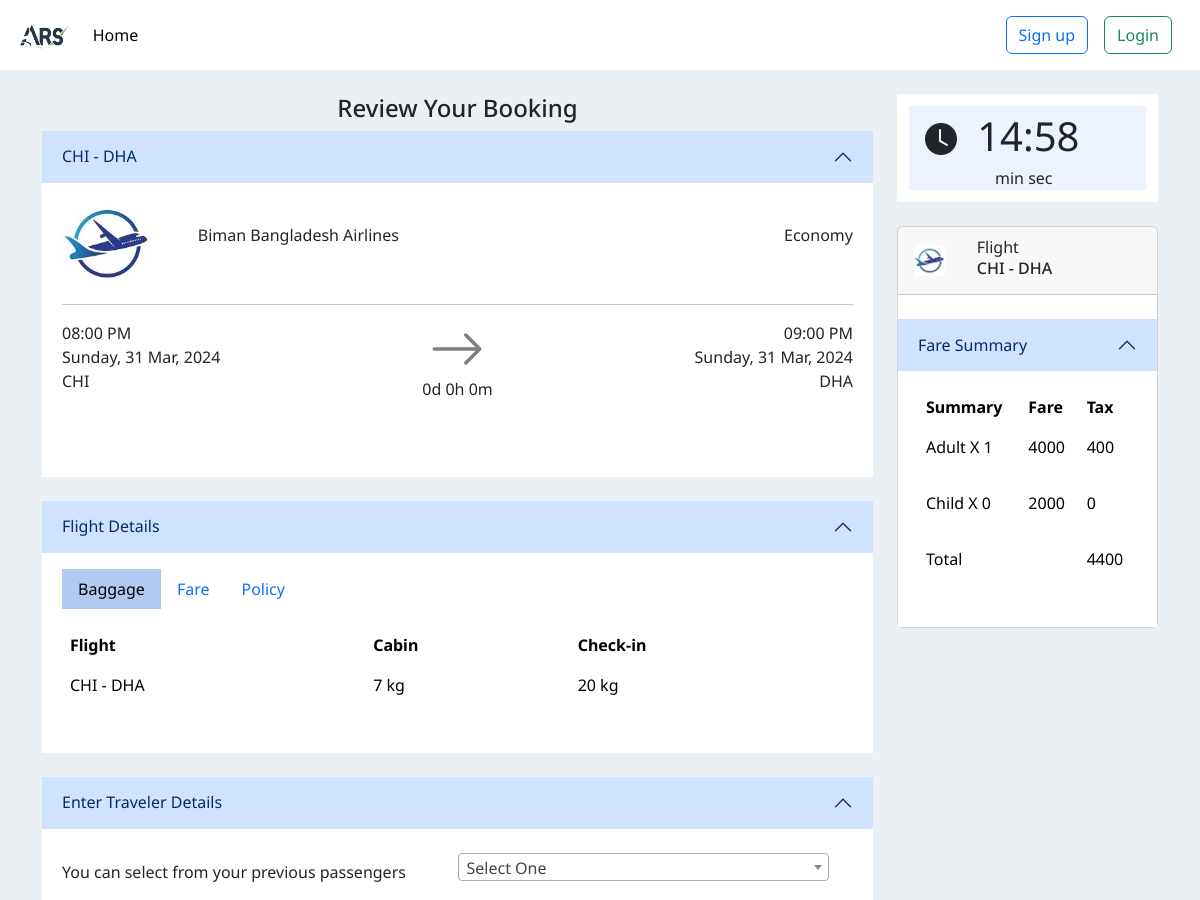
/src/booking.php?id=2 (upper part), run on an earlier commit of the app's database.
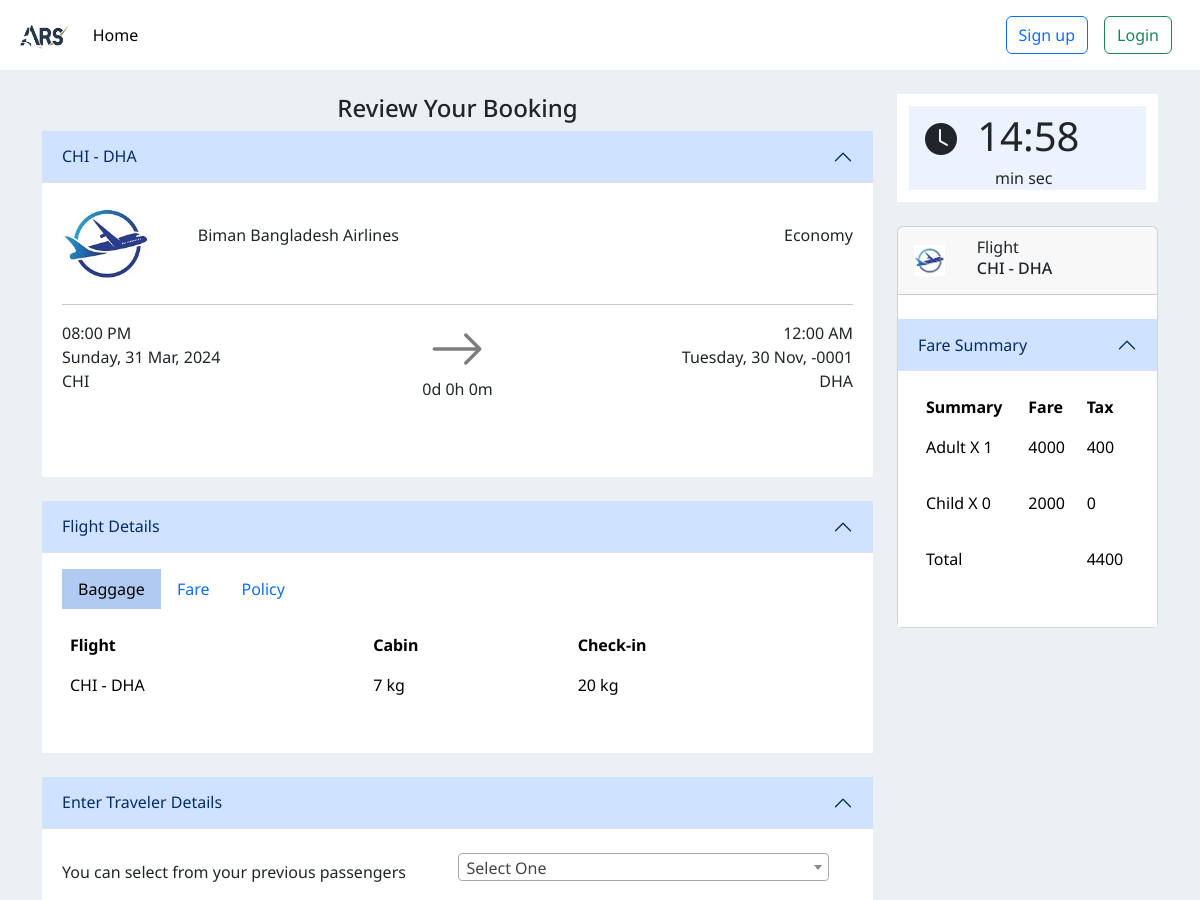
And on a later commit of the database.
### tables this page shows
CREATE TABLE `flight` (
  `id` int(11) NOT NULL,
  `source` varchar(100) NOT NULL,
  `destination` varchar(100) NOT NULL,
  `departure` datetime NOT NULL,
  `arrival` datetime NOT NULL,
  `price` int(11) NOT NULL,
  `airline` varchar(100) NOT NULL
);

### src/db/database.php (called while the page is built, shortened)
<?php
class Database
{
  public $host    = DB_HOST;
  public $user    = DB_USER;
  public $pass    = DB_PASS;
  public $dbname  = DB_NAME;
  public $connection;
  private function connectDB()
  {
    $this->connection = new mysqli(
      $this->host,
      $this->user,
      $this->pass,
      $this->dbname
    );
  }
  public function select($sqlQuery)
  {
    $result = $this->connection->query($sqlQuery) or
      die($this->connection->error . __LINE__);
    if ($result->num_rows > 0) {
      return $result;
    } else
      return false;
  }
}

### src/service/Flight.php (called while the page is built, shortened)
<?php
include_once __DIR__ . "/../db/database.php";
class Flight
{
  private $db;
  public function __construct()
  {
    $this->db = new Database();
  }
  public function fetchFlight($id)
  {
    $selectQuery = "select * from flight where id=$id";
    $flight = $this->db->select($selectQuery);
    if ($flight)
      return $flight;
    else
      return null;
  }
}

### src/service/Airport.php (called while the page is built, shortened)
<?php
include_once __DIR__ . "/../db/database.php";
class Airport
{
  private $db;
  public function __construct()
  {
    $this->db = new Database();
  }
  public function getCode($airportName)
  {
    $sqlQuery = "SELECT a.code FROM airport a WHERE a.name = '$airportName'";
    $code = $this->db->connection->query($sqlQuery) or
      die($this->db->connection->error . __LINE__);
    if ($code) {
      $code = $code->fetch_assoc();
      return $code['code'];
    } else return null;
  }
}

### src/booking.php (the view, shortened to what the rows shown need)
<?php
include_once "./inc/header.php";
include_once "./service/Airport.php";
include_once "./service/Flight.php";
include_once "./service/Passenger.php";
$ap = new Airport();
if (isset($_GET['id'])) {
  $flightID = $_GET['id'];
  $f = new Flight();
  $flight = $f->fetchFlight($flightID)->fetch_assoc();
}
?>
<body class="text-center">
  <div class="container justify-content-center mt-4">
    <div class="row mb-4">
      <div class="col-lg-9">
        <div class="accordion accordion-flush" id="accordionFlightDetails1">
          <div class="accordion-item">
            <h2 class="accordion-header" id="flush-FlightDetails1">
              <button class="accordion-button " type="button" data-bs-toggle="collapse" data-bs-target="#flush-collapseFlightDetails1" aria-expanded="true" aria-controls="flush-collapseFlightDetails1">
                <?php
                echo $ap->getCode($flight['source']);
                echo " - ";
                echo $ap->getCode($flight['destination']);
                ?>
              </button>
            </h2>
            <div id="flush-collapseFlightDetails1" class="accordion-collapse collapse show" aria-labelledby="flush-FlightDetails1" data-bs-parent="#accordionFlightDetails1">
              <div class="accordion-body">
                <div class="row align-items-center">
                  <div class="col-lg-8">
                    <div class="row text-start align-items-center">
                      <div class="col-lg-8">
                        <p>
                          <?php
                          echo $flight['airline'];
                          ?>
                        </p>
                      </div>
                    </div>
                  </div>
                </div>
                <div class="row ">
                  <div class="col-lg-5 text-start">
                    <p>
                      <?php
                      echo date('h:i A', strtotime($flight['departure']));
                      echo "<br/>";
                      echo date('l, d M, Y', strtotime($flight['departure']));
                      echo "<br/>";
                      echo $ap->getCode($flight['source']);
                      ?>
                    </p>
                  </div>
                  <div class="col-lg-5 text-end">
                    <p>
                      <?php
                      echo date('h:i A', strtotime($flight['arrival']));
                      echo "<br/>";
                      echo date('l, d M, Y', strtotime($flight['arrival']));
                      echo "<br/>";
                      echo $ap->getCode($flight['destination']);
                      ?>
                    </p>
                  </div>
                </div>
              </div>
            </div>
          </div>
        </div>
        <div class="accordion accordion-flush mt-4" id="accordionFlightDetails2">
          <div class="accordion-item">
            <h2 class="accordion-header" id="flush-FlightDetails2">
              <button class="accordion-button " type="button" data-bs-toggle="collapse" data-bs-target="#flush-collapseFlightDetails2" aria-expanded="true" aria-controls="flush-collapseFlightDetails2">
                Flight Details
              </button>
            </h2>
            <div id="flush-collapseFlightDetails2" class="accordion-collapse collapse show" aria-labelledby="flush-FlightDetails2" data-bs-parent="#accordionFlightDetails2">
              <div class="accordion-body">
                <div class="col-lg-12">
                  <div class="tab-content" id="pills-tabContent">
                    <div class="tab-pane fade show active" id="pills-baggage" role="tabpanel" aria-labelledby="pills-baggage-tab" tabindex="0">
                      <table class="col-lg-12 table table-borderless text-start">
                        <tr>
                          <th> Flight</th>
                          <th> Cabin</th>
                          <th> Check-in</th>
                        </tr>
                      </table>
                    </div>
                  </div>
                </div>
              </div>
            </div>
          </div>
        </div>
        <div class="accordion accordion-flush mt-4" id="accordionTravelerDetails">
          <div class="accordion-item">
            <h2 class="accordion-header" id="flush-headingTravelerDetails">
              <button class="accordion-button " type="button" data-bs-toggle="collapse" data-bs-target="#flush-collapseTravelerDetails" aria-expanded="true" aria-controls="flush-collapseTravelerDetails">
                Enter Traveler Details
              </button>
            </h2>
          </div>
        </div>
      </div>
      <div class="col-lg-3">
        <div class="card mt-4 ">
          <div class="accordion accordion-flush mt-4" id="accordionFareSummary">
            <div class="accordion-item">
              <h2 class="accordion-header" id="flush-headingFareSummary">
                <button class="accordion-button " type="button" data-bs-toggle="collapse" data-bs-target="#flush-collapseFareSummary" aria-expanded="true" aria-controls="flush-collapseFareSummary">
                  Fare Summary
                </button>
              </h2>
              <div id="flush-collapseFareSummary" class="accordion-collapse collapse show" aria-labelledby="flush-headingFareSummary" data-bs-parent="#accordionFareSummarys">
                <div class="accordion-body">
                  <div class="col-lg-12 text-start">
                    <table class="col-lg-12 table table-borderless">
                      <tr>
                        <th> Summary</th>
                        <th> Fare</th>
                        <th> Tax</th>
                      </tr>
                      <tr>
                        <td> Adult X <span id="adultNumber"> 1 </span> </td>
                        <td>
                          <?php
                          echo $flight['price'];
                          ?>
                        </td>
                        <td>
                            <p id="adultTax">
                              <?php echo $flight['price'] * 0.1; ?>
                            </p>
                        </td>
                      </tr>
                      <tr>
                        <td> Child X <span id="childNumber"> 0  </span> </td>
                        <td id="childFare">
                          <?php
                          echo $flight['price'] * .5;
                          ?>
                        </td>
                        <td>
                            <p id="childTax"> 0 </p>
                        </td>
                      </tr>
                      <tr>
                        <td>
                            <p id="totalAmount">
                              <?php echo $flight['price'] + $flight['price'] * 0.1; ?>
                            </p>
                        </td>
                      </tr>
                    </table>
                  </div>
                </div>
              </div>
            </div>
          </div>
        </div>
      </div>
    </div>
  </div>
</body>
</html>

What changed in the data, as far as the page shows it:
changed flight "Biman Bangladesh Airlines": arrival "09:00 PM" → "12:00 AM"; arrival "Sunday, 31 Mar, 2024" → "Tuesday, 30 Nov, -0001"
